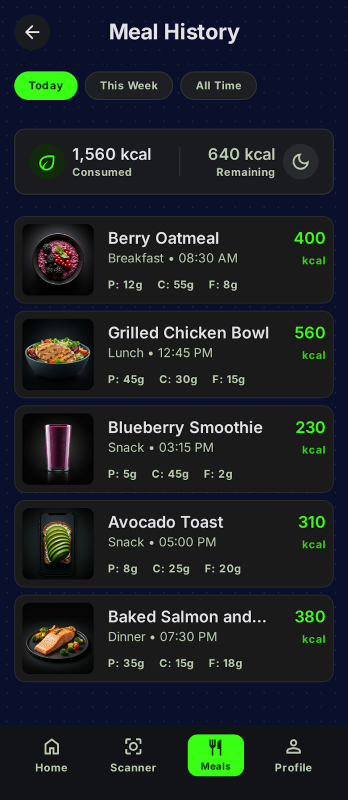
#> input picture meal history.png, 696 x 1600 px (shown at 1/2 size)
$ python pil_extract.py
#> lines starting #> are read from the running program, lines starting #| are printed output that depends on the picture
from PIL import Image, ImageChops

def extract_thumbnails(image_path, prefix, expected_w=100, expected_h=100):
#> called with image_path = 'meal history.png', prefix = 'meal', expected_w = 100, expected_h = 100
    img = Image.open(image_path).convert('RGB')
#> img is the input picture: PIL image 696x1600 RGB; mean R, G, B 28.5, 33.5, 37.8
    w, h = img.size
#> w = 696; h = 1600

    # We will look for rectangles that are significantly different from the background
    # Background is roughly (10, 10, 10) or (20, 20, 20)
    bg_color = (15, 15, 15)

    # A simple way to find images is to look at a vertical line on the left side (x ~ 10% to 20% of width)
    # where the meal thumbnails usually are.
    x_scan = int(w * 0.15)
#> x_scan = 104

    thumbnails = []
    in_image = False
    start_y = 0

    # Scan down the left side
    for y in range(h):
        r, g, b = img.getpixel((x_scan, y))
        is_colorful = (r > 40 or g > 40 or b > 40)

        if is_colorful and not in_image:
            in_image = True
            start_y = y
        elif not is_colorful and in_image:
            in_image = False
            end_y = y
            height = end_y - start_y
            if 50 < height < int(h * 0.3): # Reasonable thumbnail height
                # We found the vertical bounds. Now find horizontal bounds.
                # Scan horizontally from x_scan left and right
                left_x = x_scan
                while left_x > 0:
                    r2,g2,b2 = img.getpixel((left_x, start_y + height//2))
                    if r2 < 30 and g2 < 30 and b2 < 30:
                        break
                    left_x -= 1

                right_x = x_scan
                while right_x < w - 1:
                    r2,g2,b2 = img.getpixel((right_x, start_y + height//2))
                    if r2 < 30 and g2 < 30 and b2 < 30:
                        break
                    right_x += 1

                width = right_x - left_x
                if 50 < width < int(w * 0.5):
                    thumbnails.append((left_x, start_y, right_x, end_y))
#> this loop made 1600 passes
#> (r, g, b, is_colorful) on passes 1 to 12: (10, 15, 44, True), (10, 15, 44, True), (10, 15, 44, True), (10, 15, 44, True), (10, 15, 44, True), (10, 15, 44, True), (10, 15, 44, True), (10, 15, 44, True), (10, 15, 44, True), (10, 15, 44, True), (10, 15, 44, True), (10, 15, 44, True)
#> after the loop, end_y = 1543; height = 12; in_image = False; left_x = 0; right_x = 695; start_y = 1531; thumbnails = [(49, 674, 155, 728), (77, 851, 154, 935), (81, 1030, 148, 1090)]; width = 695

    print(f"Found {len(thumbnails)} thumbnails in {image_path}")
#| Found 3 thumbnails in meal history.png
    for i, box in enumerate(thumbnails):
        crop = img.crop(box)
        crop.save(f"images/{prefix}_{i}.png")
        print(f"Saved images/{prefix}_{i}.png -> {box}")
#> this loop made 3 passes
#| Saved images/meal_0.png -> (49, 674, 155, 728)
#| Saved images/meal_1.png -> (77, 851, 154, 935)
#| Saved images/meal_2.png -> (81, 1030, 148, 1090)
#> pass 1, in extract_thumbnails, `crop = img.crop(box)`:
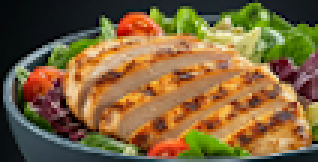
#> crop: PIL image 106x54 RGB (shown 3 times larger); mean R, G, B 126.1, 99.9, 58.8
#> pass 2, in extract_thumbnails, `crop = img.crop(box)`:
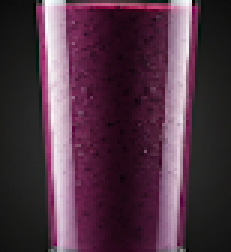
#> crop: PIL image 77x84 RGB (shown 3 times larger); mean R, G, B 78.9, 52, 67.4
#> pass 3, in extract_thumbnails, `crop = img.crop(box)`:
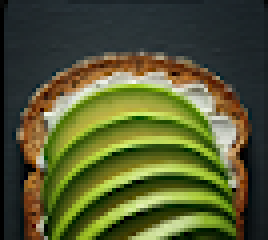
#> crop: PIL image 67x60 RGB (shown 4 times larger); mean R, G, B 83.2, 88.8, 48.2

extract_thumbnails('meal history.png', 'meal')
extract_thumbnails('dashboard.png', 'dash')
#> call 2 of extract_thumbnails, with image_path = 'dashboard.png', prefix = 'dash', expected_w = 100, expected_h = 100
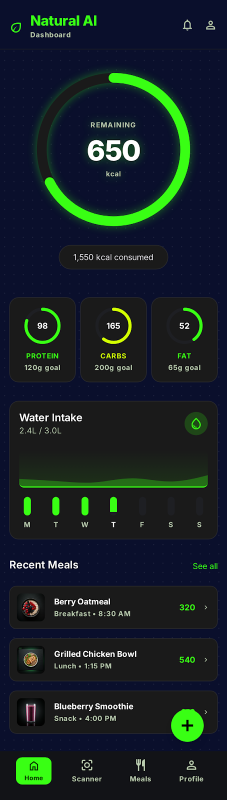
#> input picture dashboard.png, 454 x 1600 px (shown at 1/2 size)
#> in extract_thumbnails, img is the input picture: PIL image 454x1600 RGB; mean R, G, B 23.3, 34.6, 38
#> the loop in extract_thumbnails (call 2), `for y in range(h):` made 1600 passes
#| Found 0 thumbnails in dashboard.png
